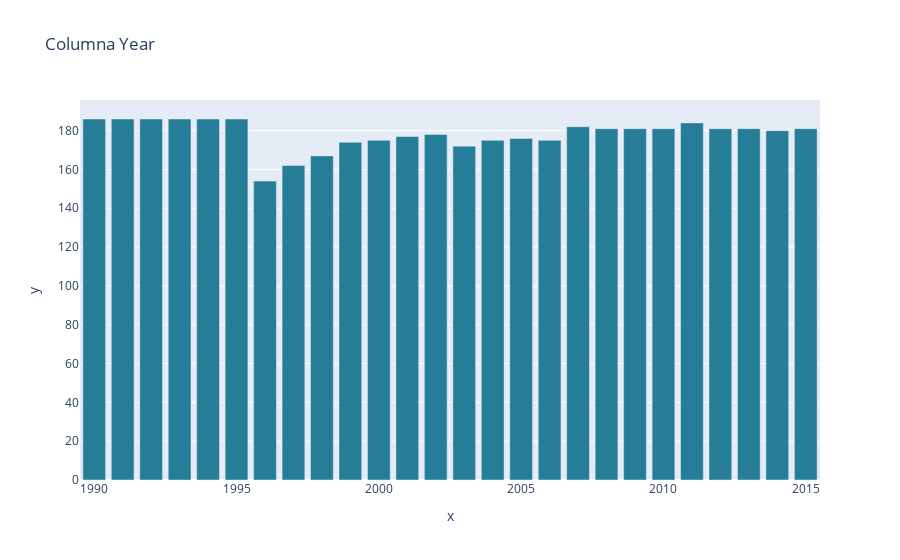

Notebook cell for this chart:
### Code cell
comprobacion=previous_data['Year'].value_counts()# comprobamos que tenemos los datos hasta el 2015
px.bar(x=comprobacion.index, y=comprobacion,title='Columna Year',color_continuous_scale="tealgrn",color_discrete_sequence=px.colors.sequential.Tealgrn_r)

### Figure 1 — Plotly figure (JSON) as saved in the notebook; plotly's stock layout.template omitted (floating-point values rounded to 4 significant figures)
{"data": [{"alignmentgroup": "True", "hovertemplate": "x=%{x}<br>y=%{y}<extra></extra>", "legendgroup": "", "marker": {"color": "rgb(37, 125, 152)", "pattern": {"shape": ""}}, "name": "", "offsetgroup": "", "orientation": "v", "showlegend": false, "textposition": "auto", "type": "bar", "x": [1990, 1991, 1992, 1993, 1994, 1995, 2011, 2007, 2015, 2013, 2012, 2010, 2009, 2008, 2014, 2002, 2001, 2005, 2006, 2004, 2000, 1999, 2003, 1998, 1997, 1996], "xaxis": "x", "y": [186, 186, 186, 186, 186, 186, 184, 182, 181, 181, 181, 181, 181, 181, 180, 178, 177, 176, 175, 175, 175, 174, 172, 167, 162, 154], "yaxis": "y"}], "layout": {"barmode": "relative", "legend": {"tracegroupgap": 0}, "title": {"text": "Columna Year"}, "xaxis": {"anchor": "y", "domain": [0, 1], "title": {"text": "x"}}, "yaxis": {"anchor": "x", "domain": [0, 1], "title": {"text": "y"}}}}
